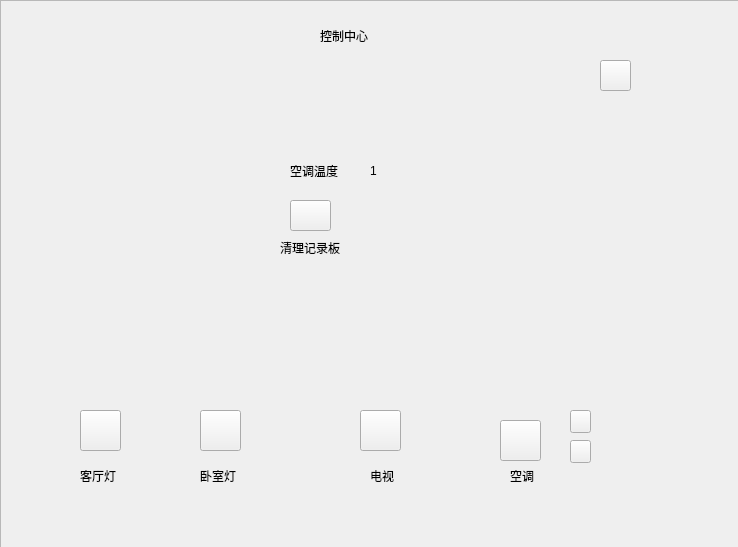
<?xml version="1.0" encoding="UTF-8"?>
<ui version="4.0">
 <class>contral</class>
 <widget class="QWidget" name="contral">
  <property name="geometry">
   <rect>
    <x>0</x>
    <y>0</y>
    <width>738</width>
    <height>547</height>
   </rect>
  </property>
  <property name="windowTitle">
   <string>Form</string>
  </property>
  <widget class="QFrame" name="frame">
   <property name="geometry">
    <rect>
     <x>0</x>
     <y>0</y>
     <width>741</width>
     <height>551</height>
    </rect>
   </property>
   <property name="styleSheet">
    <string notr="true">#frame{border-image: url(:/image/房屋.png);}</string>
   </property>
   <property name="frameShape">
    <enum>QFrame::StyledPanel</enum>
   </property>
   <property name="frameShadow">
    <enum>QFrame::Raised</enum>
   </property>
   <widget class="QPushButton" name="pushButton">
    <property name="geometry">
     <rect>
      <x>600</x>
      <y>60</y>
      <width>31</width>
      <height>31</height>
     </rect>
    </property>
    <property name="styleSheet">
     <string notr="true">border-image: url(:/image/返回.png);</string>
    </property>
    <property name="text">
     <string/>
    </property>
   </widget>
   <widget class="QTextBrowser" name="textBrowser">
    <property name="geometry">
     <rect>
      <x>20</x>
      <y>150</y>
      <width>221</width>
      <height>211</height>
     </rect>
    </property>
    <property name="styleSheet">
     <string notr="true">background-color: rgb(0,0,0,0);</string>
    </property>
   </widget>
   <widget class="QPushButton" name="pushButton_2">
    <property name="geometry">
     <rect>
      <x>80</x>
      <y>410</y>
      <width>41</width>
      <height>41</height>
     </rect>
    </property>
    <property name="styleSheet">
     <string notr="true">border-image: url(:/image/客厅灯.png);</string>
    </property>
    <property name="text">
     <string/>
    </property>
   </widget>
   <widget class="QPushButton" name="pushButton_3">
    <property name="geometry">
     <rect>
      <x>200</x>
      <y>410</y>
      <width>41</width>
      <height>41</height>
     </rect>
    </property>
    <property name="styleSheet">
     <string notr="true">border-image: url(:/image/卧室灯.png);</string>
    </property>
    <property name="text">
     <string/>
    </property>
   </widget>
   <widget class="QPushButton" name="pushButton_4">
    <property name="geometry">
     <rect>
      <x>360</x>
      <y>410</y>
      <width>41</width>
      <height>41</height>
     </rect>
    </property>
    <property name="styleSheet">
     <string notr="true">border-image: url(:/image/电视.png);</string>
    </property>
    <property name="text">
     <string/>
    </property>
   </widget>
   <widget class="QPushButton" name="pushButton_5">
    <property name="geometry">
     <rect>
      <x>500</x>
      <y>420</y>
      <width>41</width>
      <height>41</height>
     </rect>
    </property>
    <property name="styleSheet">
     <string notr="true">border-image: url(:/image/空调.png);</string>
    </property>
    <property name="text">
     <string/>
    </property>
   </widget>
   <widget class="QLabel" name="label">
    <property name="geometry">
     <rect>
      <x>320</x>
      <y>20</y>
      <width>101</width>
      <height>31</height>
     </rect>
    </property>
    <property name="styleSheet">
     <string notr="true">font: 16pt &quot;黑体&quot;;</string>
    </property>
    <property name="text">
     <string>控制中心</string>
    </property>
   </widget>
   <widget class="QLabel" name="label_2">
    <property name="geometry">
     <rect>
      <x>80</x>
      <y>470</y>
      <width>54</width>
      <height>12</height>
     </rect>
    </property>
    <property name="text">
     <string>客厅灯</string>
    </property>
   </widget>
   <widget class="QLabel" name="label_3">
    <property name="geometry">
     <rect>
      <x>200</x>
      <y>470</y>
      <width>54</width>
      <height>12</height>
     </rect>
    </property>
    <property name="text">
     <string>卧室灯</string>
    </property>
   </widget>
   <widget class="QLabel" name="label_4">
    <property name="geometry">
     <rect>
      <x>370</x>
      <y>470</y>
      <width>54</width>
      <height>12</height>
     </rect>
    </property>
    <property name="text">
     <string>电视</string>
    </property>
   </widget>
   <widget class="QLabel" name="label_5">
    <property name="geometry">
     <rect>
      <x>510</x>
      <y>470</y>
      <width>54</width>
      <height>12</height>
     </rect>
    </property>
    <property name="text">
     <string>空调</string>
    </property>
   </widget>
   <widget class="QPushButton" name="pushButton_6">
    <property name="geometry">
     <rect>
      <x>570</x>
      <y>410</y>
      <width>21</width>
      <height>23</height>
     </rect>
    </property>
    <property name="styleSheet">
     <string notr="true">border-image: url(:/image/音量加.png);</string>
    </property>
    <property name="text">
     <string/>
    </property>
   </widget>
   <widget class="QPushButton" name="pushButton_7">
    <property name="geometry">
     <rect>
      <x>570</x>
      <y>440</y>
      <width>21</width>
      <height>23</height>
     </rect>
    </property>
    <property name="styleSheet">
     <string notr="true">border-image: url(:/image/音量减.png);</string>
    </property>
    <property name="text">
     <string/>
    </property>
   </widget>
   <widget class="QLabel" name="label_6">
    <property name="geometry">
     <rect>
      <x>290</x>
      <y>160</y>
      <width>61</width>
      <height>21</height>
     </rect>
    </property>
    <property name="text">
     <string>空调温度</string>
    </property>
   </widget>
   <widget class="QLabel" name="label_7">
    <property name="geometry">
     <rect>
      <x>370</x>
      <y>160</y>
      <width>51</width>
      <height>21</height>
     </rect>
    </property>
    <property name="text">
     <string>1</string>
    </property>
   </widget>
   <widget class="QPushButton" name="pushButton_8">
    <property name="geometry">
     <rect>
      <x>290</x>
      <y>200</y>
      <width>41</width>
      <height>31</height>
     </rect>
    </property>
    <property name="styleSheet">
     <string notr="true">border-image: url(:/image/删除.png);</string>
    </property>
    <property name="text">
     <string/>
    </property>
   </widget>
   <widget class="QLabel" name="label_8">
    <property name="geometry">
     <rect>
      <x>280</x>
      <y>240</y>
      <width>61</width>
      <height>16</height>
     </rect>
    </property>
    <property name="text">
     <string>清理记录板</string>
    </property>
   </widget>
  </widget>
 </widget>
 <resources/>
 <connections/>
</ui>
